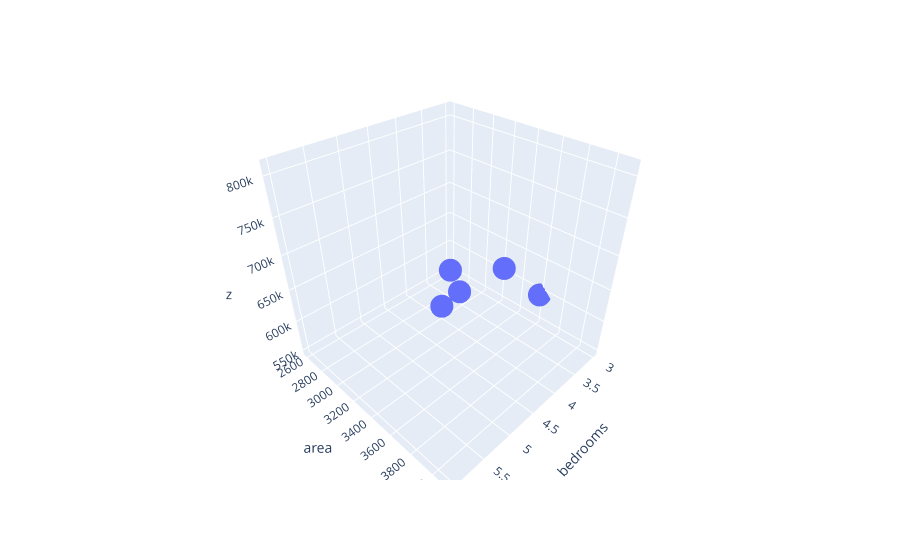

Notebook source saved alongside this figure:
### Code cell
px.scatter_3d(new_df,x=new_df.bedrooms,y=new_df.area,z=price)

### Figure 1 — Plotly figure (JSON) as saved in the notebook; plotly's stock layout.template omitted (floating-point values rounded to 4 significant figures)
{"data": [{"hovertemplate": "bedrooms=%{x}<br>area=%{y}<br>z=%{z}<extra></extra>", "legendgroup": "", "marker": {"color": "#636efa", "symbol": "circle"}, "mode": "markers", "name": "", "scene": "scene", "showlegend": false, "type": "scatter3d", "x": [3, 4, 4, 3, 5, 6], "y": [2600, 3000, 3200, 3600, 4000, 4100], "z": [550000, 565000, 610000, 595000, 760000, 810000]}], "layout": {"legend": {"tracegroupgap": 0}, "margin": {"t": 60}, "scene": {"domain": {"x": [0, 1], "y": [0, 1]}, "xaxis": {"title": {"text": "bedrooms"}}, "yaxis": {"title": {"text": "area"}}, "zaxis": {"title": {"text": "z"}}}}}
